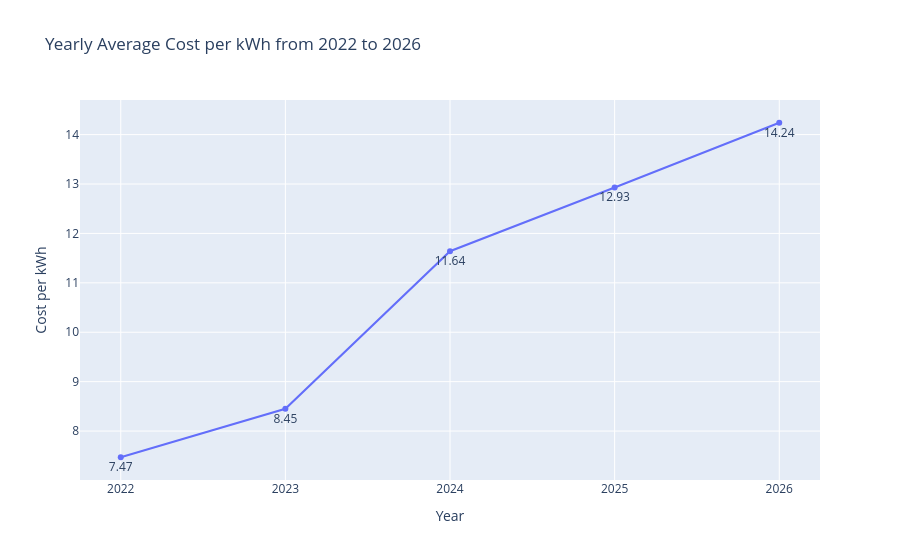

Notebook cell for this chart:
### Code cell
figure2 = px.line(
    data_frame = yearly_avg_cost,
    x = 'year',
    y = 'cost_per_kwh',
    labels= {
        'year':'Year',
        'cost_per_kwh':'Cost per kWh'
    },
    markers=True,
    text='cost_per_kwh',
    title = 'Yearly Average Cost per kWh from 2022 to 2026'
    )


# Remove the .5 on X axis
figure2.update_xaxes(type = 'category')

# Adjust text position
figure2.update_traces(textposition='bottom center')

figure2.show()

### Figure 1 — Plotly figure (JSON) as saved in the notebook; plotly's stock layout.template omitted (floating-point values rounded to 4 significant figures)
{"data": [{"hovertemplate": "Year=%{x}<br>Cost per kWh=%{text}<extra></extra>", "legendgroup": "", "line": {"color": "#636efa", "dash": "solid"}, "marker": {"symbol": "circle"}, "mode": "lines+markers+text", "name": "", "orientation": "v", "showlegend": false, "text": [7.47, 8.45, 11.64, 12.93, 14.24], "textposition": "bottom center", "type": "scatter", "x": [2022, 2023, 2024, 2025, 2026], "xaxis": "x", "y": [7.47, 8.45, 11.64, 12.93, 14.24], "yaxis": "y"}], "layout": {"legend": {"tracegroupgap": 0}, "title": {"text": "Yearly Average Cost per kWh from 2022 to 2026"}, "xaxis": {"anchor": "y", "domain": [0, 1], "title": {"text": "Year"}, "type": "category"}, "yaxis": {"anchor": "x", "domain": [0, 1], "title": {"text": "Cost per kWh"}}}}
